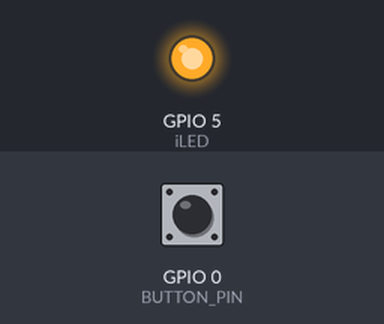
This sketch was run on a simulated ESP32. On the bench: output pins drawn as LEDs (lit = HIGH). The test bench sets the inputs (shaded band); at power-on: GPIO 0 (BUTTON_PIN) HIGH. What the sketch prints to the serial monitor is not drawn.

Above: at 3.0 s.
At 5.0 s:
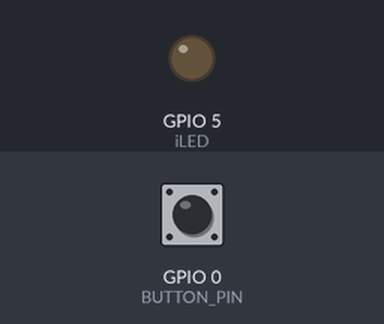
Timing chart, 0 to 7.2 s (numbered marks = the images above):
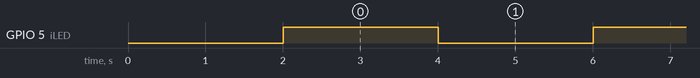

Measured:
- by itself, GPIO 5 (iLED): alternates HIGH for 2.0 s and LOW for 2.0 s

The sketch:

sender.ino
```cpp
// #git@github.com:fishkop/testonly701.git

#include <Arduino.h>
#include <WString.h>

#include <esp_now.h>
#include <WiFi.h>

#include <HardwareSerial.h>


#define BUTTON_PIN 0
#define iLED 5         // GPIO 5 für Builtin-LED


typedef struct struct_message {
    bool buttonState01;
    bool buttonState02;
} struct_message;


struct_message myData;


// REPLACE WITH YOUR RECEIVER MAC Address
uint8_t broadcastAddress[] = {0x30, 0xAE, 0xA4, 0x26, 0xBD, 0xC4};


void setup() {
    // Init Serial Monitor
    Serial.begin(115200);

    pinMode(BUTTON_PIN, INPUT_PULLUP);
    pinMode(iLED, OUTPUT);

    myData.buttonState02 = false;

    delay(2000);

    // Set device as a Wi-Fi Station
    WiFi.mode(WIFI_STA);

    // Init ESP-NOW
    if (esp_now_init() != ESP_OK) {
        Serial.println("\n*** Error initializing ESP-NOW");
        return;
    }

    esp_now_peer_info_t peerInfo;
    memcpy(peerInfo.peer_addr, broadcastAddress, 6);
    peerInfo.channel = 1;  // Valid channel range is 1 to 13
    peerInfo.encrypt = false;

    if (esp_now_add_peer(&peerInfo) != ESP_OK) {
        Serial.println("\n*** Failed to add peer");
        return;
    }
}


void loop() {

    /* This line of code reads the state of a digital input pin and assigns a boolean value
       to myData.buttonState based on whether the pin is LOW.
    */
    myData.buttonState01 = digitalRead(BUTTON_PIN) == LOW;
    /* 1) digitalRead(BUTTON_PIN): This function reads the current state (HIGH or LOW) of the digital pin defined by BUTTON_PIN.
       2) digitalRead(BUTTON_PIN) == LOW: This expression evaluates to true if the pin state is LOW, and false otherwise.
       3) myData.buttonState = digitalRead(BUTTON_PIN) == LOW;: The result of the comparison (true or false) is assigned to myData.buttonState.
      In summary, myData.buttonState will be true if the button connected to BUTTON_PIN is pressed (assuming pressing the button pulls the pin LOW), and false otherwise.
    */

    /* myData.buttonState02 = !myData.buttonState02; inverts the value of myData.buttonState02.
       Since false is equivalent to 0, !false is true, which is equivalent to 1.
       Therefore, myData.buttonState02 is set to true.
    */
    myData.buttonState02 = !myData.buttonState02;


    // Send message via ESP-NOW
    esp_err_t result = esp_now_send(broadcastAddress, (uint8_t *) &myData, sizeof(myData));

    if (result == ESP_OK) {
        Serial.println("Sent with success");
    } else {
        Serial.println("Error sending the data");
    }
    digitalWrite(iLED, HIGH);  // LED on
    delay(2000);
    digitalWrite(iLED, LOW);   // LED off
    delay(2000);

}
```
